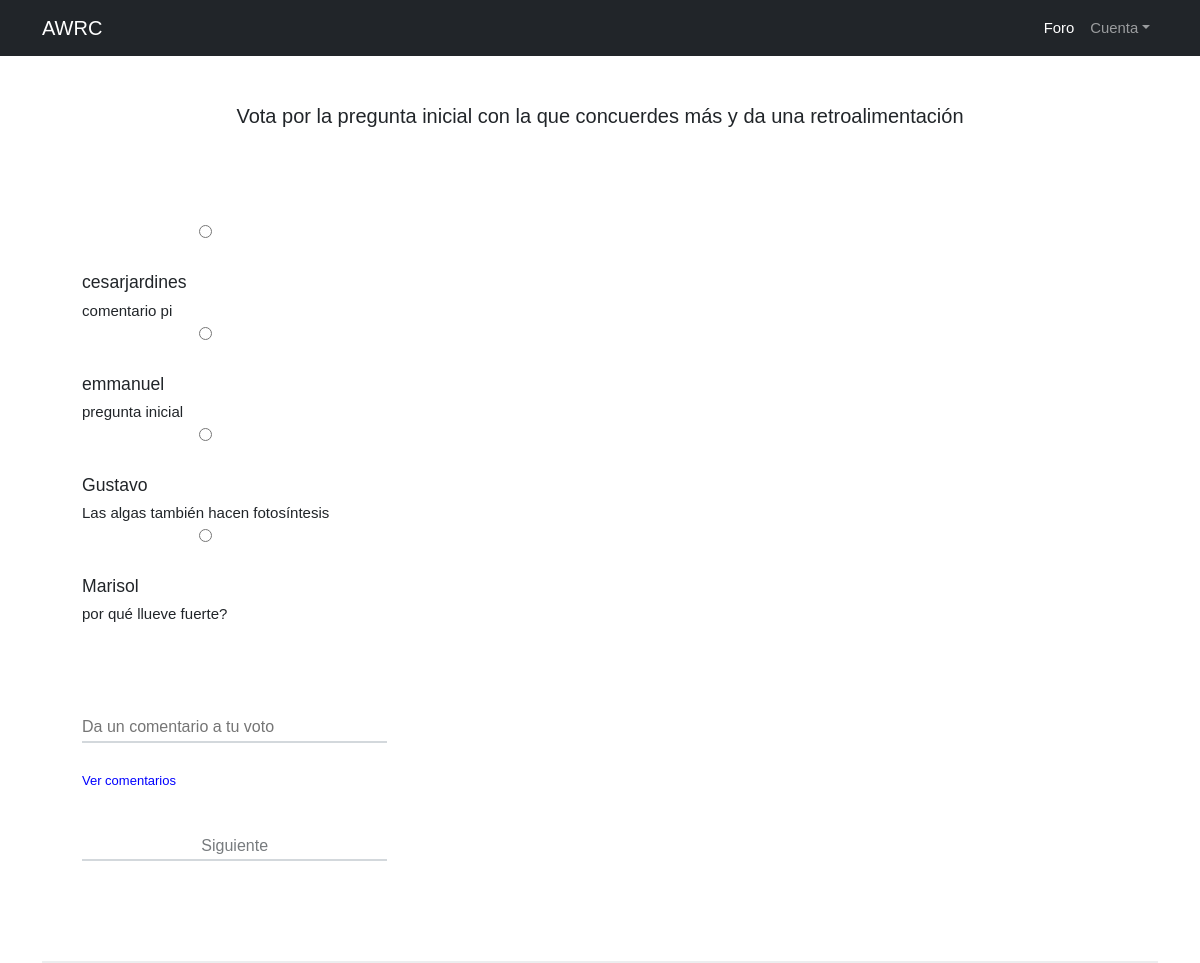
/feed/, run on the app's committed database.
### AMCE/models.py (models this page shows, shortened)
class Post(models.Model):
	user = models.ForeignKey(User, on_delete=models.CASCADE, related_name='post')
	timestamp = models.DateTimeField(default = timezone.now)
	content = models.TextField()
	voto = models.IntegerField(default=0)
	comentario = models.TextField(default='')
	class Meta:
		ordering = ['-timestamp']

### AMCE/views.py (the view, shortened to what this page needs)
# urls.py: path('feed/', views.feed, name = 'feed'),
def feed(request):
	posts = Post.objects.all();
	context = {'post':posts}
	a = request.POST
	return render(request, 'AMCE/feed.html', context)

### AMCE/templates/AMCE/feed.html (shortened to what this page needs)
{% extends 'AMCE/MG1.html'%}
	{% block content %}
     <div class="container">
        <div class="text-center mt-5">
                <h1>Vota por la pregunta inicial con la que concuerdes más y da una retroalimentación</h1>
            </div>
        </div>
<article>
	<div class="container-article">
		<form method="post" action="#">
			<label for="html">
				{% for post in post %}
				<tr>
					<td><input type="radio" id="inicia" value="{{post.user_id}}" name="preguntaInicial" numero="{{post.user_id}}" required> </td>
					<td>
						<div>
							<h2 class="username"><a>{{post.user.username}}</a></h2>
							<div class="post">{{post.content}}</div>
						</div>
					</td>
				</tr>
				{% endfor %}
			</label>
			<br>
			<br>
			<br>
			<br>
			<input type="text", name="comentario" placeholder="Da un comentario a tu voto" required>
			<a class="lead" ><font color="blue" size="2px" id="myBtn">Ver comentarios</font></a><br>
			<br>
			<input type="submit" value="Siguiente" id="myBtn">
		</form>
	</div>
</article>
{% endblock%}

### static/css/feedStyle.css (style rules this page uses)
body { background: #FFFFFF; font-size: 62.5%; font-family: 'Varela Round', Helvetica, Arial, serif; }
a { font-size: .93rem; text-decoration: none; color: black; }
article { width: 93%; margin: auto; padding: 40px 0; border-bottom: 2px solid #ECEEEF; }
.username { margin-bottom: .2rem; }
.username a { font-size: 1.1rem; }
.container-article { display: flex; }
.post { font-size: .94rem; }
form { margin: 0; padding: 40px; font-size: 1rem; }
input { width: 100%; border: 0; border-bottom: 2px solid #D3D8DC; outline: 0; background: #fff; padding: 20px 0 4px; margin: 0 0 20px; color: #777B7E; }

### data on the page
Post: user.username "cesarjardines", content "comentario pi"
Post: user.username "emmanuel", content "pregunta inicial"
Post: user.username "Gustavo", content "Las algas también hacen fotosíntesis"
Post: user.username "Marisol", content "por qué llueve fuerte?"
